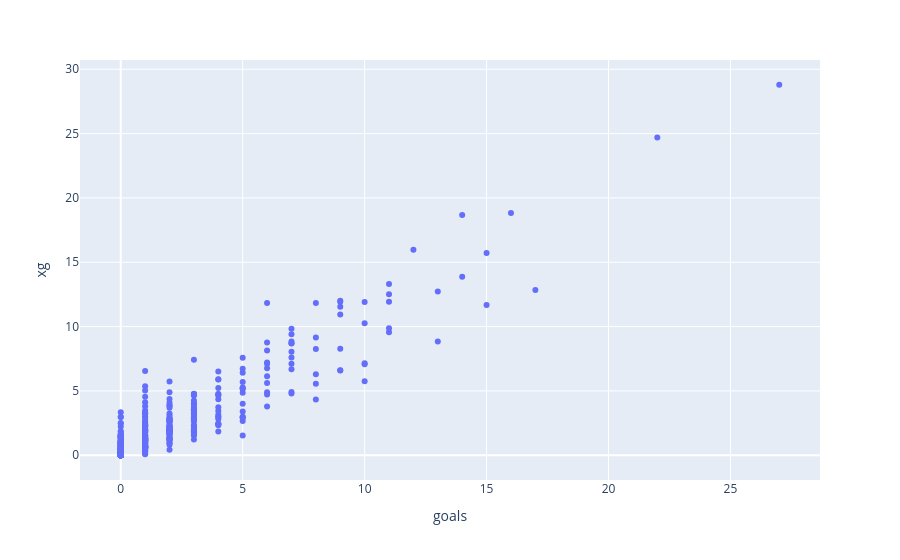

Write notebook code for a chart like this one.
### Code cell
xg = pd.read_csv("../data/processed/understat/ENG-Premier League/2025-2026/player_season.csv", usecols=['player_id', 'player', 'xg', 'goals'])
last = pd.read_csv("../data/processed/whoscored/ENG-Premier League/2025-2026/player_season/shooting.csv")

xg_df = xg.copy()



xg_corr = xg_df.corr(numeric_only=True, method='spearman')
display(xg_corr)

fig = px.scatter(
    xg_df,
    x='goals',
    y='xg'
)

fig.show()

### Figure 1 — Plotly figure (JSON) as saved in the notebook; plotly's stock layout.template omitted (floating-point values rounded to 4 significant figures; data arrays with more than 128 entries replaced by an {"elided": "..."} marker saying what was removed)
{"data": [{"hovertemplate": "goals=%{x}<br>xg=%{y}<extra></extra>", "legendgroup": "", "marker": {"color": "#636efa", "symbol": "circle"}, "mode": "markers", "name": "", "orientation": "v", "showlegend": false, "type": "scatter", "x": {"elided": "537 int values"}, "xaxis": "x", "y": {"elided": "537 float values"}, "yaxis": "y"}], "layout": {"legend": {"tracegroupgap": 0}, "margin": {"t": 60}, "xaxis": {"anchor": "y", "domain": [0, 1], "title": {"text": "goals"}}, "yaxis": {"anchor": "x", "domain": [0, 1], "title": {"text": "xg"}}}}
